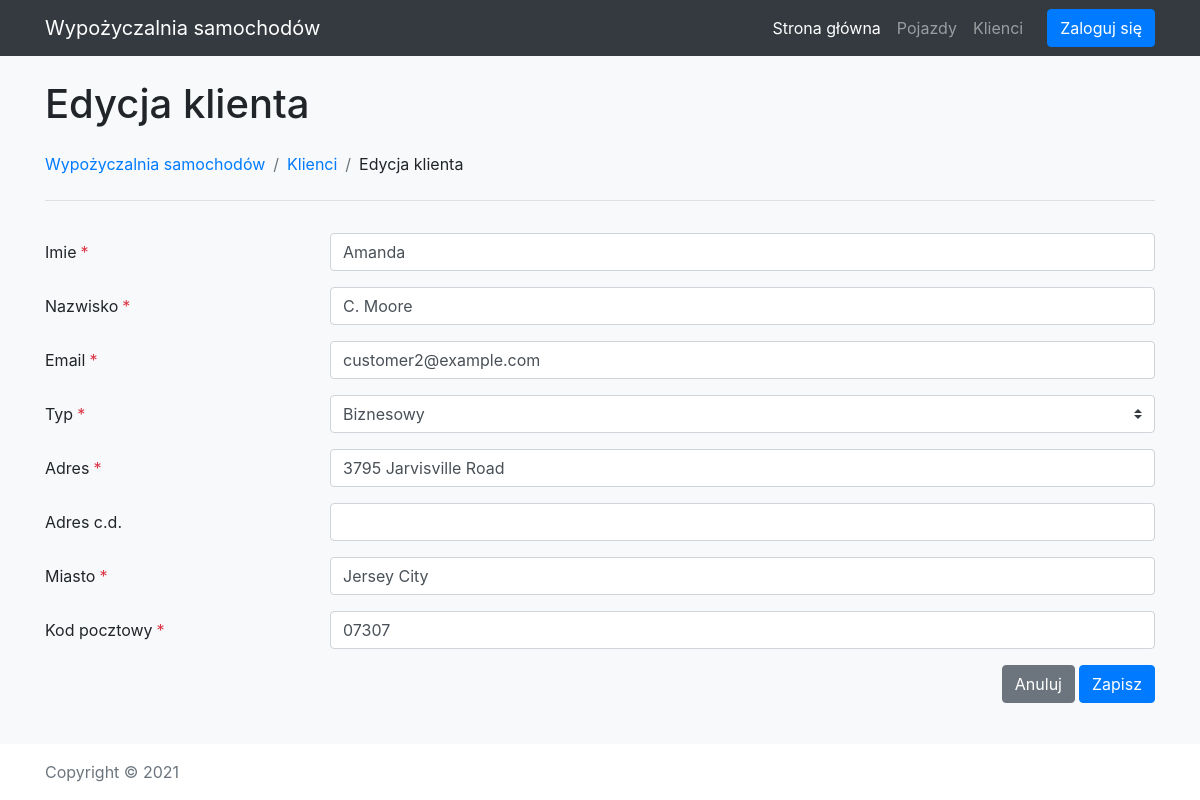
Page /add-edit-customer.php?id=2 on the committed database.
### tables this page shows
CREATE TABLE customers (
    id INT NOT NULL AUTO_INCREMENT PRIMARY KEY,
    email VARCHAR(124),
    password VARCHAR(256),
    firstName VARCHAR(124),
    lastName VARCHAR(124),
    type VARCHAR(32),
    address1 VARCHAR(124),
    address2 VARCHAR(124),
    city VARCHAR(124),
    postcode VARCHAR(16),
    createdAt DATETIME
);

### add-edit-customer.php (called while the page is built, shortened)
<?php
require_once('./common/bootstrap.php');
$fieldDefs = [
    [
        'name' => 'firstName',
        'type' => 'TEXT',
        'label' => 'Imie',
        'required' => true,
    ],
    [
        'name' => 'lastName',
        'type' => 'TEXT',
        'label' => 'Nazwisko',
        'required' => true,
    ],
    [
        'name' => 'email',
        'type' => 'TEXT',
        'label' => 'Email',
        'required' => true,
    ],
    [
        'name' => 'type',
        'type' => 'SELECT',
        'label' => 'Typ',
        'options' => CLIENT_TYPE,
        'required' => true,
    ],
    [
        'name' => 'address1',
        'type' => 'TEXT',
        'label' => 'Adres',
        'required' => true,
    ],
    [
        'name' => 'address2',
        'type' => 'TEXT',
        'label' => 'Adres c.d.',
    ],
    [
        'name' => 'city',
        'type' => 'TEXT',
        'label' => 'Miasto',
        'required' => true,
    ],
    [
        'name' => 'postcode',
        'type' => 'TEXT',
        'label' => 'Kod pocztowy',
        'required' => true,
    ],
];
$formValues = null;
$editMode = isset($_GET['id']);
if ($_SERVER['REQUEST_METHOD'] == 'POST') {
    $validationErrors = validateFormValues($fieldDefs, $_POST['entityValues']);
    if (empty($validationErrors)) {
        if ($editMode) {
            updatEentityInTable('customers', $fieldDefs, $_POST['entityValues'], $_GET['id']);
            $_SESSION['flashMessage'] = 'Zmiany zostały zapisane pomyślnie';
        } else {
            $valuesToInsert = array_merge($_POST['entityValues'], [
                'createdAt' => date('Y-m-d H:i:s'),
            ]);
            var_export($valuesToInsert);
            $fieldDefsToInseert = array_merge($fieldDefs, [
                [
                    'name' => 'createdAt',
                    'type' => 'TEXT',
                ]
            ]);
            insertFormToTable('customers', $fieldDefsToInseert, $valuesToInsert);
            $_SESSION['flashMessage'] = 'Klient został dodany pomyślnie';
        }
        header("Location: customers.php");
        exit();
    }
    $formValues = $_POST['entityValues'];
} elseif ($editMode) {
    $escapedId = $dbConnection->real_escape_string($_GET['id']);
    $sql="SELECT * FROM customers WHERE id='$escapedId'";
    if($result = $dbConnection->query($sql)) {
        if ($result->num_rows) {
            $formValues = $result->fetch_assoc();
        }
    }
}
require_once('templates/header.php');
printHeader([
    'title' => $editMode ? 'Edycja klienta' : 'Dodaj klienta',
    'breadcrumbs' => [
        [
            'label' => 'Wypożyczalnia samochodów',
            'link' => '.'
        ],
        [
            'label' => 'Klienci',
            'link' => 'customers.php'
        ],
        [
            'label' => $editMode ? 'Edycja klienta' : 'Dodaj klienta',
        ],
    ],
    'includeHr' => true,
]);
printForm('customers.php', $fieldDefs, $formValues);
require_once('templates/footer.php');

### functions/templateComponents.php (the view, shortened to what this page needs)
<?php
function printHeader($params) { ?>
    <div class="mb-3">
        <div class="d-flex mb-4">
            <h1 class="mb-0"><?= $params['title'] ?></h1>
        </div>
        <nav class="d-block mb-4">
            <ol class="breadcrumb bg-transparent m-0 p-0">
                <?php if (isset($params['breadcrumbs'])) foreach($params['breadcrumbs'] as $breadcrumb): ?>
                    <li class="breadcrumb-item">
                        <?php if (isset($breadcrumb['link'])): ?>
                            <a href="<?= $breadcrumb['link'] ?>"><?= $breadcrumb['label'] ?></a>
                        <?php else: ?>
                            <?= $breadcrumb['label'] ?>
                        <?php endif ?>
                    </li>
                <?php endforeach ?>
            </ol>
        </nav>
        <?php if (isset($params['includeHr']) && $params['includeHr']): ?>
            <hr>
        <?php endif ?>
    </div>
<?php }
function printTable($addEditLink, $withActions, $columnDefs, $rows) { ?>
<?php }
function getTextField($name, $label, $value) {
    return "<input type=\"text\" class=\"form-control\" id=\"$name\" name=\"entityValues[$name]\" value=\"$value\">";
}
function getSelectField($name, $label, $options, $value) {
    $result = "<select class=\"custom-select\" id=\"$name\" name=\"entityValues[$name]\">";
    foreach($options as $key => $label) {
        $isSelected = $key == $value;
        $result .= "<option value=\"$key\"".($isSelected ? ' selected' : '').">$label</option>";
    }
    $result .= "</select>";
    return $result;
}
function printForm($cancelLink, $fieldDefs, $formValues) {
    echo '<form action="" method="POST">';
    foreach($fieldDefs as $fieldDef) {
        $fieldName = $fieldDef['name'];
        $fieldLabel = $fieldDef['label'];
        $fieldValue = $formValues[$fieldName] ?? null;
        $isRequiredAsterisk = isset($fieldDef['required']) ? '<span class="text-danger ml-1 noselect">*</span>' : '';
        echo '<div class="form-group row mb-3">';
        echo '<label for="'.$fieldName.'" class="col-sm-3 col-form-label">'.$fieldLabel.$isRequiredAsterisk.'</label>';
        echo '<div class="col-sm-9">';
        switch($fieldDef['type']) {
            case 'TEXT':
                echo getTextField($fieldDef['name'], $fieldDef['label'], $fieldValue);
                break;
            case 'SELECT':
                echo getSelectField($fieldDef['name'], $fieldDef['label'], $fieldDef['options'], $fieldValue);
                break;
        }
        echo '</div></div>';
    }
    echo "<div class=\"d-flex\">"
            ."<div class=\"ml-auto\">"
                ."<a href=\"$cancelLink\" class=\"btn btn-secondary ml-auto mr-1\">Anuluj</a>"
                ."<button type=\"submit\" class=\"btn btn-primary ml-auto\">Zapisz</button>"
            ."</div>"
        ."</div>";
    echo '</form>';
}

### style.css (style rules this page uses)
.noselect { user-select: none; }

### rows in the picture
customers: firstName "Amanda", lastName "C. Moore", email "customer2@example.com", type "Biznesowy", address1 "3795 Jarvisville Road", city "Jersey City", postcode "07307"

### other values in the picture
$params['title'] "Edycja klienta"
$breadcrumb['label'] "Wypożyczalnia samochodów"
$breadcrumb['label'] "Klienci"
$breadcrumb['label'] "Edycja klienta"
$fieldLabel "Imie"
$fieldLabel "Nazwisko"
$fieldLabel "Email"
$fieldLabel "Typ"
$fieldLabel "Adres"
$fieldLabel "Adres c.d."
$fieldLabel "Miasto"
$fieldLabel "Kod pocztowy"
